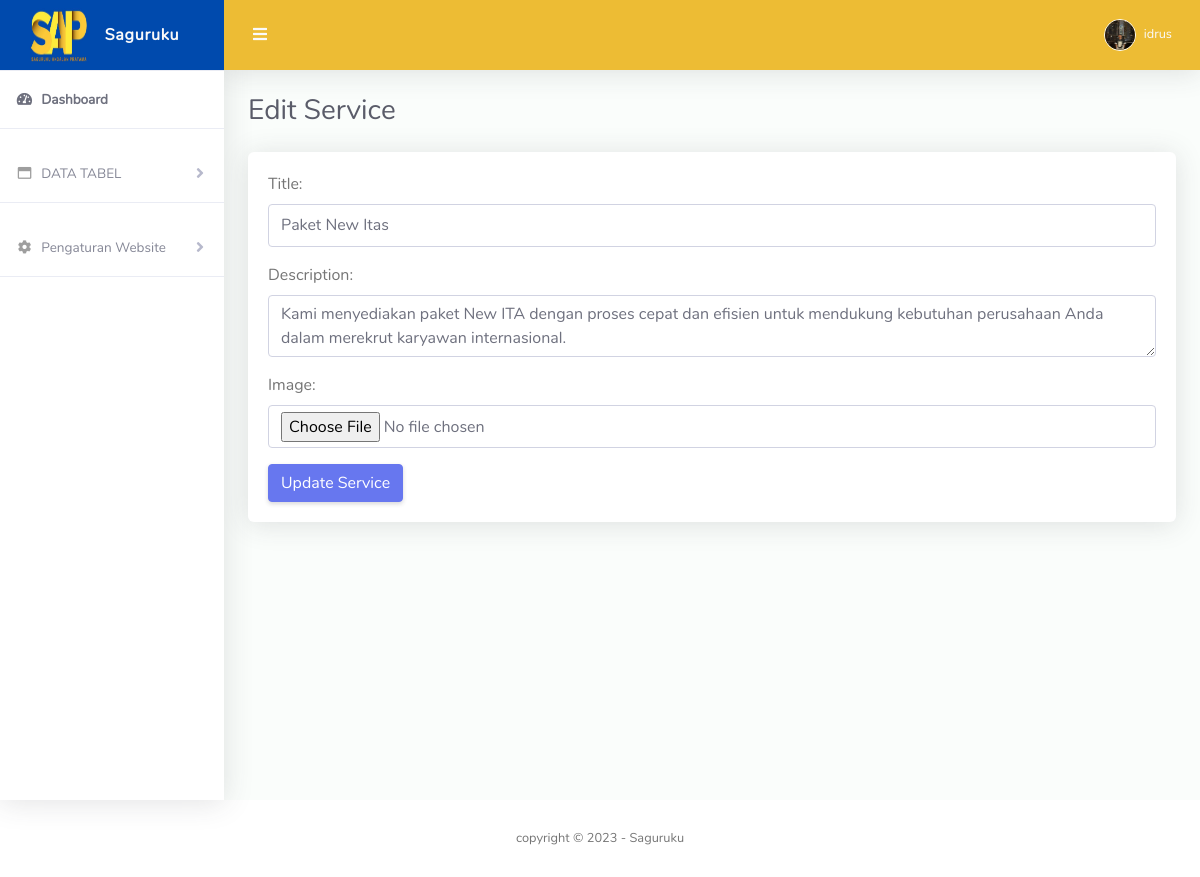
/admin/edit-service.php?id=1 (signed in), run on the app's committed database.
### tables this page shows
CREATE TABLE `services` (
  `id` int(11) NOT NULL,
  `title` varchar(255) NOT NULL,
  `image_url` varchar(255) NOT NULL,
  `description` text NOT NULL
);

### admin/edit-service.php (the view, shortened to what this page needs)
<?php
include '../include/config.php';
$title = $description = $image_url = '';
$error = '';
if ($_SERVER['REQUEST_METHOD'] === 'POST') {
    $id = $_POST['id'];
    $title = $_POST['title'];
    $description = $_POST['description'];
    if ($_FILES['image']['error'] === UPLOAD_ERR_OK) {
        $image_tmp = $_FILES['image']['tmp_name'];
        $image_name = $_FILES['image']['name'];
        $image_url = 'service_' . time() . '_' . $image_name;
        move_uploaded_file($image_tmp, '../uploads/' . $image_url);
    } else {
        $image_url = $_POST['existing_image'];
    }
    if (!$error) {
        $sql_update = "UPDATE services SET title = '$title', description = '$description', image_url = '$image_url' WHERE id = '$id'";
        $result_update = mysqli_query($conn, $sql_update);
        if ($result_update) {
            header("Location: service.php?success=1");
            exit();
        } else {
            $error = "Failed to update service. Please try again.";
        }
    }
} else {
    if (isset($_GET['id'])) {
        $id = $_GET['id'];
        $sql = "SELECT * FROM services WHERE id = '$id'";
        $result = mysqli_query($conn, $sql);
        if (mysqli_num_rows($result) > 0) {
            $row = mysqli_fetch_assoc($result);
            $title = $row['title'];
            $description = $row['description'];
        } else {
            echo "Service not found.";
            exit();
        }
    } else {
        echo "Invalid request.";
        exit();
    }
}
?>
<?php include 'include/navbar.php'; ?>
<div class="container-fluid" id="container-wrapper">
    <div class="d-sm-flex align-items-center justify-content-between mb-4">
        <h1 class="h3 mb-0 text-gray-800">Edit Service</h1>
    </div>
    <div class="row">
        <div class="col-lg-12">
            <div class="card mb-4">
                <div class="card-body">
                    <form action="<?php echo $_SERVER['PHP_SELF']; ?>" method="POST" enctype="multipart/form-data">
                        <div class="form-group">
                            <label for="title">Title:</label>
                            <input type="text" class="form-control" name="title" id="title" value="<?php echo $title; ?>" required>
                        </div>
                        <div class="form-group">
                            <label for="description">Description:</label>
                            <textarea class="form-control" name="description" id="description" required><?php echo $description; ?></textarea>
                        </div>
                        <div class="form-group">
                            <label for="image">Image:</label>
                            <input type="file" class="form-control" name="image" id="image">
                        </div>
                        <button type="submit" class="btn btn-primary">Update Service</button>
                    </form>
                </div>
            </div>
        </div>
    </div>
</div>
<?php include 'include/footer.php'; ?>

### admin/include/navbar.php (shortened to what this page needs)
<?php
require '../include/config.php';
if (isset($_SESSION['user_id'])) {
    $user_id = $_SESSION['user_id'];
    $sql = "SELECT username, images FROM admins WHERE id = '$user_id'";
    $result = mysqli_query($conn, $sql);
    if (mysqli_num_rows($result) > 0) {
        $row = mysqli_fetch_assoc($result);
        $username = $row['username'];
        $user_image = $row['images'];
    }
} else {
    header("Location: ../login/index.php");
    exit;
}
?>
<!DOCTYPE html>
<html lang="en">
<head>
    <link href="asset/vendor/fontawesome-free/css/all.min.css" rel="stylesheet" type="text/css">
    <link href="asset/vendor/bootstrap/css/bootstrap.min.css" rel="stylesheet" type="text/css">
    <link href="asset/css/ruang-admin.min.css" rel="stylesheet">
    <link href="asset/vendor/datatables/dataTables.bootstrap4.min.css" rel="stylesheet">
</head>
<body id="page-top">
    <div id="wrapper">
        <ul class="navbar-nav sidebar sidebar-light accordion" id="accordionSidebar">
            <a class="sidebar-brand d-flex align-items-center justify-content-center" href="index.php">
                <div class="sidebar-brand-icon">
                    <img src="asset/img/saguruku.jpg" width="60" height="55">
                </div>
                <div class="sidebar-brand-text mx-3">Saguruku</div>
            </a>
            <hr class="sidebar-divider my-0">
            <li class="nav-item active">
                <a class="nav-link" href="index.php">
                    <i class="fas fa-fw fa-tachometer-alt"></i>
                    <span>Dashboard</span></a>
            </li>
            <hr class="sidebar-divider">
            <li class="nav-item">
                <a class="nav-link collapsed" href="#" data-toggle="collapse" data-target="#collapseBootstrap" aria-expanded="true" aria-controls="collapseBootstrap">
                    <i class="far fa-fw fa-window-maximize"></i>
                    <span>DATA TABEL</span>
                </a>
            </li>
            <hr class="sidebar-divider">
            <li class="nav-item">
                <a class="nav-link collapsed" href="#" data-toggle="collapse" data-target="#collapsePengaturan" aria-expanded="true" aria-controls="collapsePengaturan">
                    <i class="fas fa-fw fa-cog"></i>
                    <span>Pengaturan Website</span>
                </a>
            </li>
            <hr class="sidebar-divider">
        </ul>
        <div id="content-wrapper" class="d-flex flex-column">
            <div id="content">
                <nav class="navbar navbar-expand navbar-light bg-navbar topbar mb-4 static-top">
                    <button id="sidebarToggleTop" class="btn btn-link rounded-circle mr-3">
                        <i class="fa fa-bars"></i>
                    </button>
                    <ul class="navbar-nav ml-auto">
                        <li class="nav-item dropdown no-arrow">
                            <a class="nav-link dropdown-toggle" href="#" id="userDropdown" role="button" data-toggle="dropdown" aria-haspopup="true" aria-expanded="false">
                                <img class="img-profile rounded-circle" src="uploads/<?php echo $user_image; ?>" style="max-width: 60px">
                                <span class="ml-2 d-none d-lg-inline text-black small">
                                    <?php echo $username; ?>
                                </span>
                            </a>
                        </li>
                    </ul>
                </nav>

### data on the page
services: title "Paket New Itas", description "Kami menyediakan paket New ITA dengan proses cepat dan efisien untuk mendukung kebutuhan perusahaan Anda dalam merekrut karyawan internasional."

### other printed values
$username "idrus"
